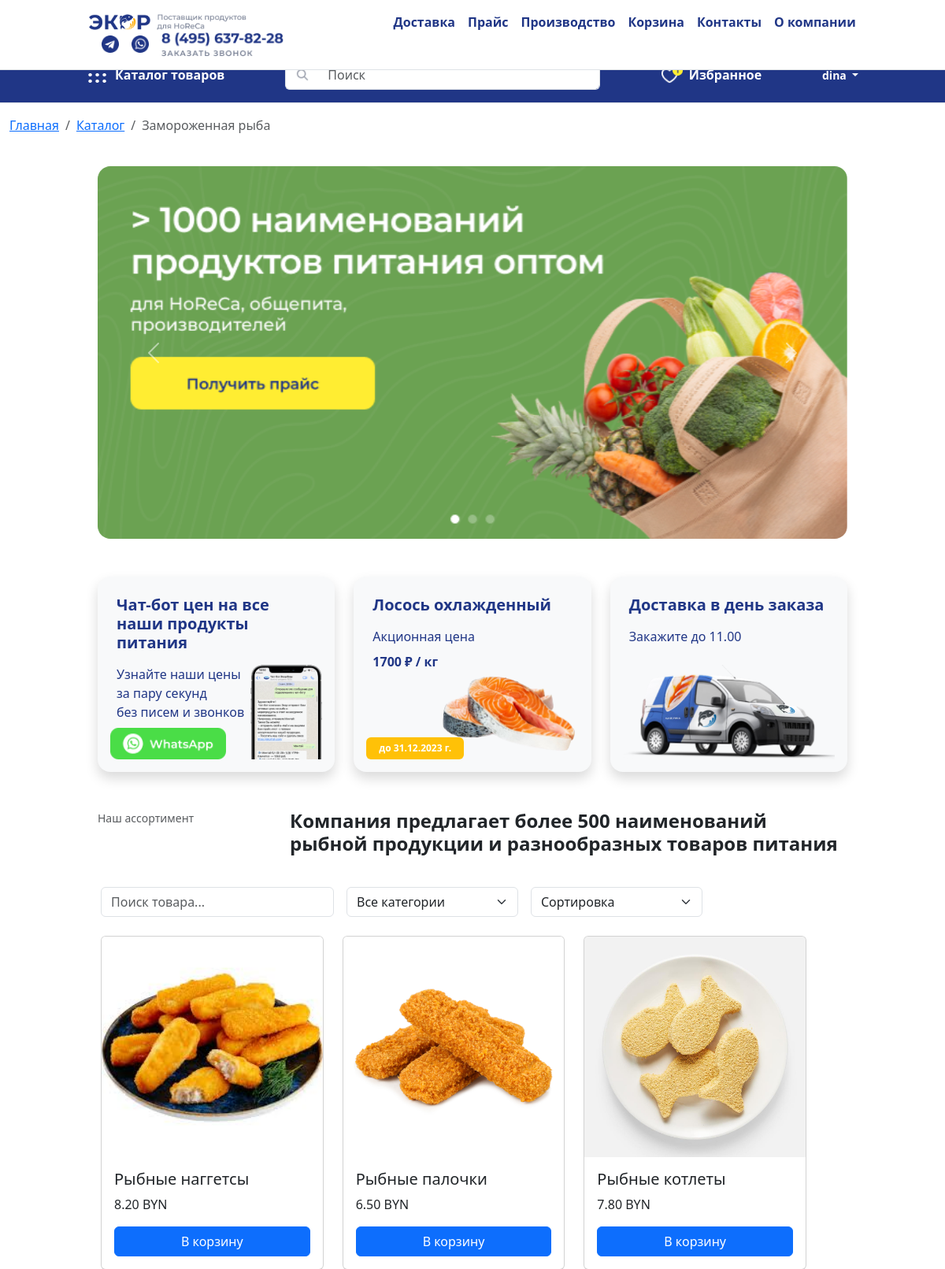
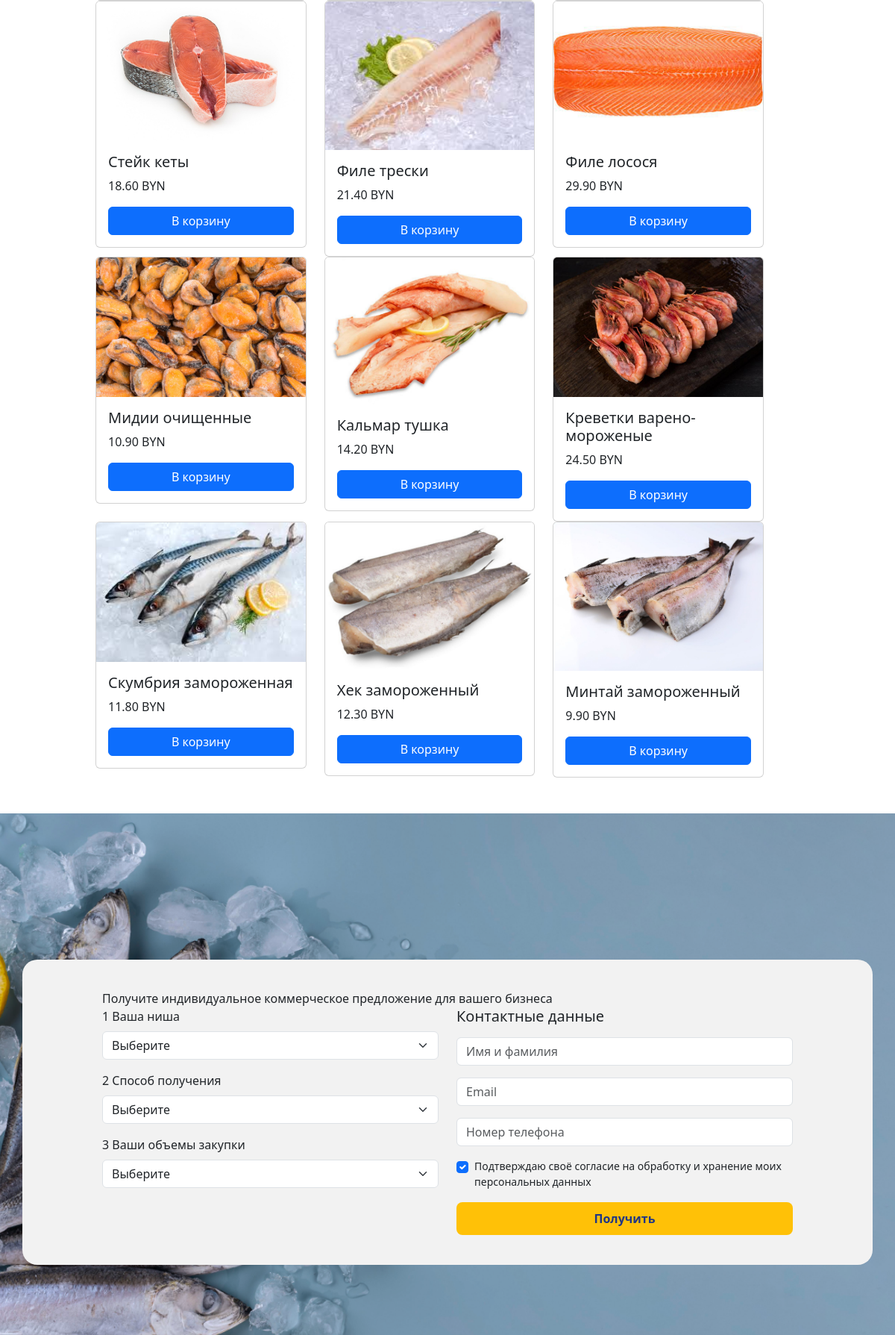
Screenshot of /project.local/index.php (signed in, upper part) with the database file from the repository (2 pictures, top to bottom).
### tables this page shows
CREATE TABLE `products` (
  `id_products` int NOT NULL AUTO_INCREMENT,
  `shop_id` int NOT NULL,
  `type_id` int NOT NULL,
  `name` varchar(255) DEFAULT NULL,
  `information` tinytext,
  `img` varchar(45) DEFAULT NULL,
  `price` varchar(45) DEFAULT NULL,
  PRIMARY KEY (`id_products`,`shop_id`,`type_id`),
  UNIQUE KEY `id_products_UNIQUE` (`id_products`),
  KEY `products_to_shops` (`shop_id`),
  KEY `products_to_type` (`type_id`),
  CONSTRAINT `products_to_shops` FOREIGN KEY (`shop_id`) REFERENCES `shops` (`id_shops`),
  CONSTRAINT `products_to_type` FOREIGN KEY (`type_id`) REFERENCES `product_type` (`id_product_type`)
);

### project.local/index.php (the view, shortened to what this page needs)
<!DOCTYPE html>
<html>
  <head>
    <link rel="stylesheet" href="css/style_copy.css" />
    <link href="https://cdn.jsdelivr.net/npm/bootstrap@5.3.3/dist/css/bootstrap.min.css" rel="stylesheet">
    <link rel="stylesheet" href="https://cdn.jsdelivr.net/npm/swiper@11/swiper-bundle.min.css" />
  </head>
  <body>
    <div class="main">
      <div class="frame-wrapper">
        <div class="frame">
          <div class="view">
             <header class="container-fluid py-3 px-3 border-bottom fixed-top bg-white">
              <div class="container-lg col-lg-10 px-0">
                <div class="d-flex justify-content-between align-items-center flex-wrap">
                  <a href="/" class="d-flex align-items-center gap-2 text-decoration-none">
                    <img src="img/header/logo.png" alt="logo" class="logo" style="height: 20px;">
                    <img src="img/header/ho-re-ca.png" alt="ho-re-ca" class="ho-re-ca d-none d-sm-inline" style="height: 20px;">
                  </a>
                  <nav class="d-none d-md-flex gap-3 fw-medium frame-8">
                    <a href="#" class="text-decoration-none blue-text fw-semibold hover">Доставка</a>
                    <a href="#" class="text-decoration-none blue-text fw-semibold hover">Прайс</a>
                    <a href="#" class="text-decoration-none blue-text fw-semibold hover">Производство</a>
                      <a href="cart.php" class="text-decoration-none blue-text fw-semibold hover d-flex align-items-center gap-2">
                          <span>Корзина</span>
                      </a>
                    <a href="#" class="text-decoration-none blue-text fw-semibold hover">Контакты</a>
                    <a href="#" class="text-decoration-none blue-text fw-semibold hover">О компании</a>
                  </nav>
                  <div class="d-none d-lg-flex align-items-center ms-3">
                    <a href="https://t.me/yourchannel" target="_blank" class="icon-link me-3" rel="noopener noreferrer">
                      <img src="img/header/tg.png" alt="Telegram" style="height: 22px;">
                    </a>
                    <a href="https://wa.me/yourphone" target="_blank" class="icon-link me-3" rel="noopener noreferrer">
                      <img src="img/header/watsup.png" alt="WhatsApp" style="height: 22px;">
                    </a>
                    <a href="https://vk.com/yourpage" target="_blank" class="icon-link" rel="noopener noreferrer">
                      <img src="img/header/img-2.png" alt="VK" style="height: 32px;">
                    </a>
                  </div>
                </div>
              </div>
            </header>
            <div class="container-fluid border-bottom header-desktop position-relative">
              <div class="container-lg col-lg-10 px-0">
                <div class="d-none d-lg-flex align-items-center justify-content-between py-3 gap-4">
                  <a href="#" id="openCatalogForm" class="d-flex align-items-center gap-2 text-white text-decoration-none hover">
                    <img src="img/header/menu-dots.png" alt="Каталог" style="height: 24px;">
                    <span class="fw-semibold">Каталог товаров</span>
                  </a>
                  <div class="d-flex align-items-center flex-grow-1 mx-3" style="max-width: 400px;">
                    <div class="input-group">
                      <span class="input-group-text bg-white border-end-0">
                        <img src="img/header/search.png" alt="Поиск" style="height: 18px;">
                      </span>
                      <input type="text" class="form-control border-start-0" placeholder="Поиск">
                    </div>
                  </div>
                  <a href="#" class="d-flex align-items-center gap-2 text-white text-decoration-none hover">
                    <img src="img/header/favorite.png" alt="Избранное" style="height: 24px;">
                    <span class="fw-semibold">Избранное</span>
                  </a>
                    <div class="ms-3">
                        <?php if (isset($_SESSION['user_id'])): ?>
                            <div class="dropdown d-inline-block">
                                <a href="#" class="text-white text-decoration-none fw-semibold dropdown-toggle" data-bs-toggle="dropdown" style="font-size: 14px;">
                                    <?php
                                    echo isset($_SESSION['login']) ? htmlspecialchars($_SESSION['login']) : 'Профиль';
                                    ?>
                                </a>
                            </div>
                        <?php else: ?>
                            <a href="#" class="text-white text-decoration-none fw-semibold" data-bs-toggle="modal" data-bs-target="#loginModal" style="font-size: 14px;">
                                Войти
                            </a>
                        <?php endif; ?>
                    </div>
                </div>
              </div>
            </div>
            <div class="container-fluid">
              <nav aria-label="breadcrumb " class="mt-3">
                <ol class="breadcrumb">
                  <li class="breadcrumb-item"><a href="#">Главная</a></li>
                  <li class="breadcrumb-item"><a href="#">Каталог</a></li>
                  <li class="breadcrumb-item active" aria-current="page">Замороженная рыба</li>
                </ol>
              </nav>
              <div class="row">
                <div class="col-12 col-lg-10 mx-auto">
                  <div class="container my-4">
                    <div id="carouselMain" class="carousel slide d-none d-sm-block" data-bs-ride="carousel">
                      <div class="carousel-inner rounded-4 overflow-hidden">
                        <div class="carousel-item active">
                          <img src="img/slide/desktop1.png" class="d-block w-100" alt="...">
                        </div>
                      </div>
                      <button class="carousel-control-prev" type="button" data-bs-target="#carouselMain" data-bs-slide="prev">
                        <span class="carousel-control-prev-icon"></span>
                      </button>
                      <button class="carousel-control-next" type="button" data-bs-target="#carouselMain" data-bs-slide="next">
                        <span class="carousel-control-next-icon"></span>
                      </button>
                    </div>
                  </div>
                  <div class="container my-5">
                    <div class="row g-4 justify-content-center">
                      <div class="col-12 col-md-6 col-lg-4">
                        <div class="position-relative p-4 bg-light rounded-4 h-100 shadow" style="min-height: 240px;">
                          <h5 class="fw-bold mb-3 blue-text">Чат-бот цен на все наши продукты питания</h5>
                          <p class="w-75 blue-text">Узнайте наши цены за пару секунд без писем и звонков менеджеру</p>
                          <img src="img/under_slider/button.png" alt="Кнопка" class="position-absolute bottom-0 start-0 mb-3 ms-3" style="height: 40px;">
                          <img src="img/under_slider/block1.png" alt="Изображение" class="position-absolute bottom-0 end-0 mb-3 me-3" style="height: 120px;">
                        </div>
                      </div>
                      <div class="col-12 col-md-6 col-lg-4">
                        <div class="position-relative p-4 bg-light rounded-4 h-100 shadow" style="min-height: 240px;">
                          <h5 class="fw-bold mb-3 blue-text">Лосось охлажденный</h5>
                          <p class="w-75 blue-text mb-2">Акционная цена</p>
                          <span class="fw-bold blue-text">1700 ₽ / кг</span>
                          <div class="badge bg-warning text-blue px-3 py-2 position-absolute bottom-0 start-0 mb-3 ms-3 blue-text">до 31.12.2023 г.</div>
                          <img src="img/under_slider/block2.png" alt="Рыба" class="position-absolute bottom-0 end-0 mb-3 me-3" style="height: 120px;">
                        </div>
                      </div>
                        <div class="col-12 col-md-6 col-lg-4 d-md-flex justify-content-md-center">
                          <div class="position-relative p-4 bg-light rounded-4 h-100 shadow w-100" style="min-height: 240px;">
                            <h5 class="fw-bold mb-3 blue-text">Доставка в день заказа</h5>
                            <p class="w-75 blue-text">Закажите до 11.00</p>
                            <img src="img/under_slider/block3.png" alt="Машина" class="position-absolute bottom-0 end-0 mb-3 me-3" style="height: 120px;">
                          </div>
                        </div>
                    </div>
                  </div>
                <div class="container my-5">
                  <div class="row mb-4">
                    <div class="col-md-3 text-muted small">Наш ассортимент</div>
                    <div class="col-md-9">
                      <h2 class="fw-bold fs-4 fs-md-2">
                        Компания предлагает более 500 наименований рыбной продукции и разнообразных товаров питания
                      </h2>
                    </div>
                  </div>
                  <div class="row g-3">
                      <div class="row mt-4">
                          <?php
                          require_once 'db.php';
                          $params = [];
                          $sql = "SELECT * FROM products";
                          $sort = $_GET['sort'] ?? 'default';
                          switch ($sort) {
                              default:           $sql .= " ORDER BY id_products DESC"; break;
                          }
                          $stmt = $pdo->prepare($sql);
                          $stmt->execute($params);
                          ?>
                          <div class="shop-controls mb-4">
                              <form action="index.php" method="GET" class="row g-3">
                                  <div class="col-md-4">
                                      <input type="text" name="search" class="form-control" placeholder="Поиск товара..." value="<?= htmlspecialchars($_GET['search'] ?? '') ?>">
                                  </div>
                                  <div class="col-md-3">
                                      <select name="category" class="form-select" onchange="this.form.submit()">
                                          <option value="">Все категории</option>
                                      </select>
                                  </div>
                                  <div class="col-md-3">
                                      <select name="sort" class="form-select" onchange="this.form.submit()">
                                          <option value="default">Сортировка</option>
                                      </select>
                                  </div>
                              </form>
                          </div>
                          <div class="row">
                              <?php while ($row = $stmt->fetch(PDO::FETCH_ASSOC)): ?>
                                  <div class="col-md-4">
                                      <div class="card"> <img src="img/products/<?= $row['img'] ?>" class="card-img-top">
                                          <div class="card-body">
                                              <h5><?= htmlspecialchars($row['name']) ?></h5>
                                              <p><?= $row['price'] ?> BYN</p>
                                              <button class="add-to-cart btn btn-primary" data-id="<?= $row['id_products'] ?>">В корзину</button>
                                          </div>
                                      </div>
                                  </div>
                              <?php endwhile; ?>
                          </div>
                      </div>
                  </div>
                </div>
              </div>
            </div>
          </div>
              <div class="container-fluid form1">
                <div class="container fr">
                  <div class="row justify-content-center">
                    <div class="col-lg-10">
                      <div class="form-title">Получите индивидуальное коммерческое предложение для вашего бизнеса</div>
                      <form id="businessForm" class="form-box row g-4 needs-validation" novalidate>
                        <div class="col-lg-6">
                          <div class="mb-3">
                            <label class="form-label">
                              <span class="step-number">1</span> Ваша ниша
                            </label>
                            <select class="form-select" required>
                              <option selected disabled value="">Выберите</option>
                            </select>
                          </div>
                          <div class="mb-3">
                            <label class="form-label">
                              <span class="step-number">2</span> Способ получения
                            </label>
                            <select class="form-select" required>
                              <option selected disabled value="">Выберите</option>
                            </select>
                          </div>
                          <div class="mb-3">
                            <label class="form-label">
                              <span class="step-number">3</span> Ваши объемы закупки
                            </label>
                            <select class="form-select" required>
                              <option selected disabled value="">Выберите</option>
                            </select>
                          </div>
                        </div>
                        <div class="col-lg-6">
                          <h5 class="mb-3">Контактные данные</h5>
                          <div class="mb-3">
                            <input type="text" class="form-control" placeholder="Имя и фамилия" required />
                          </div>
                          <div class="mb-3">
                            <input type="email" class="form-control" placeholder="Email" required />
                          </div>
                          <div class="mb-3">
                            <input type="tel" class="form-control" placeholder="Номер телефона" required pattern="^\+?\d{10,}$" />
                          </div>
                          <div class="form-check mb-3">
                            <input class="form-check-input" type="checkbox" id="agree" checked required />
                            <label class="form-check-label" for="agree">
                              Подтверждаю своё согласие на обработку и хранение моих персональных данных
                            </label>
                          </div>
                          <button type="submit" class="my-yellow-btn fw-semibold glow-on-hover">Получить</button>
                        </div>
                      </form>
                    </div>
                  </div>
                </div>
              </div>
        </div>
        </div>
      </div>
    </div>
  </body>
</html>

### rows the page displays
products: img (picture), name "Рыбные наггетсы", price "8.20"
products: img (picture), name "Рыбные палочки", price "6.50"
products: img (picture), name "Рыбные котлеты", price "7.80"
products: img (picture), name "Стейк кеты", price "18.60"
products: img (picture), name "Филе трески", price "21.40"
products: img (picture), name "Филе лосося", price "29.90"
products: img (picture), name "Мидии очищенные", price "10.90"
products: img (picture), name "Кальмар тушка", price "14.20"
products: img (picture), name "Креветки варено-мороженые", price "24.50"
products: img (picture), name "Скумбрия замороженная", price "11.80"
products: img (picture), name "Хек замороженный", price "12.30"
products: img (picture), name "Минтай замороженный", price "9.90"

### other values shown
$_SESSION['login'] "dina"
